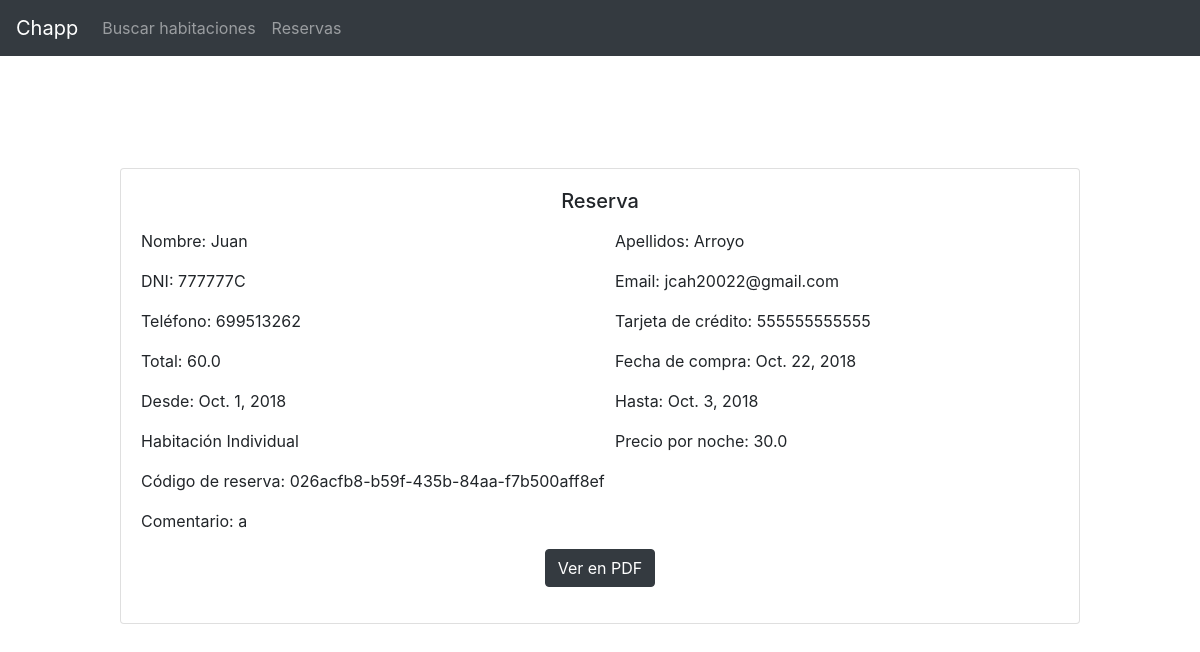
The page /booking/detail/11/ on the database its author committed.
### booking/models.py (models this page shows, shortened)
class Booking(models.Model):
    room = models.ForeignKey(Room, on_delete=models.PROTECT)
    user = models.ForeignKey(User, on_delete=models.PROTECT)
    code = models.UUIDField(unique=True, default=uuid.uuid4, editable=False)
    amount_number = models.FloatField()
    days_number = models.IntegerField()
    payment_card_text = models.CharField(max_length=20)
    phone_number_text = models.CharField(max_length=20)
    comment_text = models.CharField(max_length=1000, null=True)
    name_text = models.CharField(max_length=60)
    surname_text = models.CharField(max_length=60)
    id_card_text = models.CharField(max_length=20)
    email = models.EmailField()
    date = models.DateField()
    from_date = models.DateField()
    to_date = models.DateField()

class Room(models.Model):
    type_text = models.CharField(max_length=200)
    available_date = models.DateField()
    price_number = models.FloatField()
    description_text = models.CharField(max_length=1000)

### booking/views.py (the view)
# urls.py: path('detail/<int:booking_id>/', views.detail, name='detail'),
def detail(request, booking_id):
    reservation = get_object_or_404(Booking, pk=booking_id)
    return render(request, 'booking/detail.html', {'reservation': reservation})

### booking/templates/booking/detail.html
{% extends "booking/layouts/base.html" %}
{% load static %}
{% block content %}
  <link rel="stylesheet" type="text/css" href="{% static 'booking/css/detail.css' %}">
  <div class="container">
    <div class="card mx-auto">
      <div class="card-body">
        <h5 class="card-title text-center">Reserva</h5>
        <p class="card-text">
          <div class="row">
            <div class="col-6">
              <p>Nombre: {{ reservation.name_text }}</p>
            </div>
            <div class="col-6">
              <p>Apellidos: {{ reservation.surname_text }}</p>
            </div>
          </div>
          <div class="row">
            <div class="col-6">
              <p>DNI: {{ reservation.id_card_text }}</p>
            </div>
            <div class="col-6">
              <p>Email: {{ reservation.email }}</p>
            </div>
          </div>
          <div class="row">
            <div class="col-6">
              <p>Teléfono: {{ reservation.phone_number_text }}</p>
            </div>
            <div class="col-6">
              <p>Tarjeta de crédito: {{ reservation.payment_card_text }}</p>
            </div>
          </div>
          <div class="row">
            <div class="col-6">
              <p>Total: {{ reservation.amount_number }}</p>
            </div>
            <div class="col-6">
              <p>Fecha de compra: {{ reservation.date }}</p>
            </div>
          </div>
          <div class="row">
            <div class="col-6">
              <p>Desde: {{ reservation.from_date }}</p>
            </div>
            <div class="col-6">
              <p>Hasta: {{ reservation.to_date }}</p>
            </div>
          </div>
          <div class="row">
            <div class="col-6">
              <p>Habitación {{ reservation.room.type_text }}</p>
            </div>
            <div class="col-6">
              <p>Precio por noche: {{ reservation.room.price_number }}</p>
            </div>
          </div>
          <div class="row">
            <div class="col-12">
              <p>Código de reserva: {{ reservation.code }}</p>
            </div>
          </div>
          <div class="row">
            <div class="col-12">
              <p>Comentario: {{ reservation.comment_text }}</p>
            </div>
          </div>
          <div class="row">
            <div class="col-12 text-center button">
              <a class="btn btn-dark" href="{% url 'booking:bookingPdf' reservation.id %}">Ver en PDF</a>
            </div>
          </div>
        </p>
      </div>
    </div>
  </div>
{% endblock %}

### booking/static/booking/css/detail.css (style rules this page uses)
.card { margin: 7rem; width: 60rem; }

### booking/static/booking/css/style.css (style rules this page uses)
body { background-color: white; }

### rows shown on the page
Booking: name_text "Juan", surname_text "Arroyo", id_card_text "777777C", email "jcah20022@gmail.com", phone_number_text "699513262", payment_card_text "555555555555", amount_number "60.0", date "Oct. 22, 2018", from_date "Oct. 1, 2018", to_date "Oct. 3, 2018", room.type_text "Individual", room.price_number "30.0", code "026acfb8-b59f-435b-84aa-f7b500aff8ef", comment_text "a"
